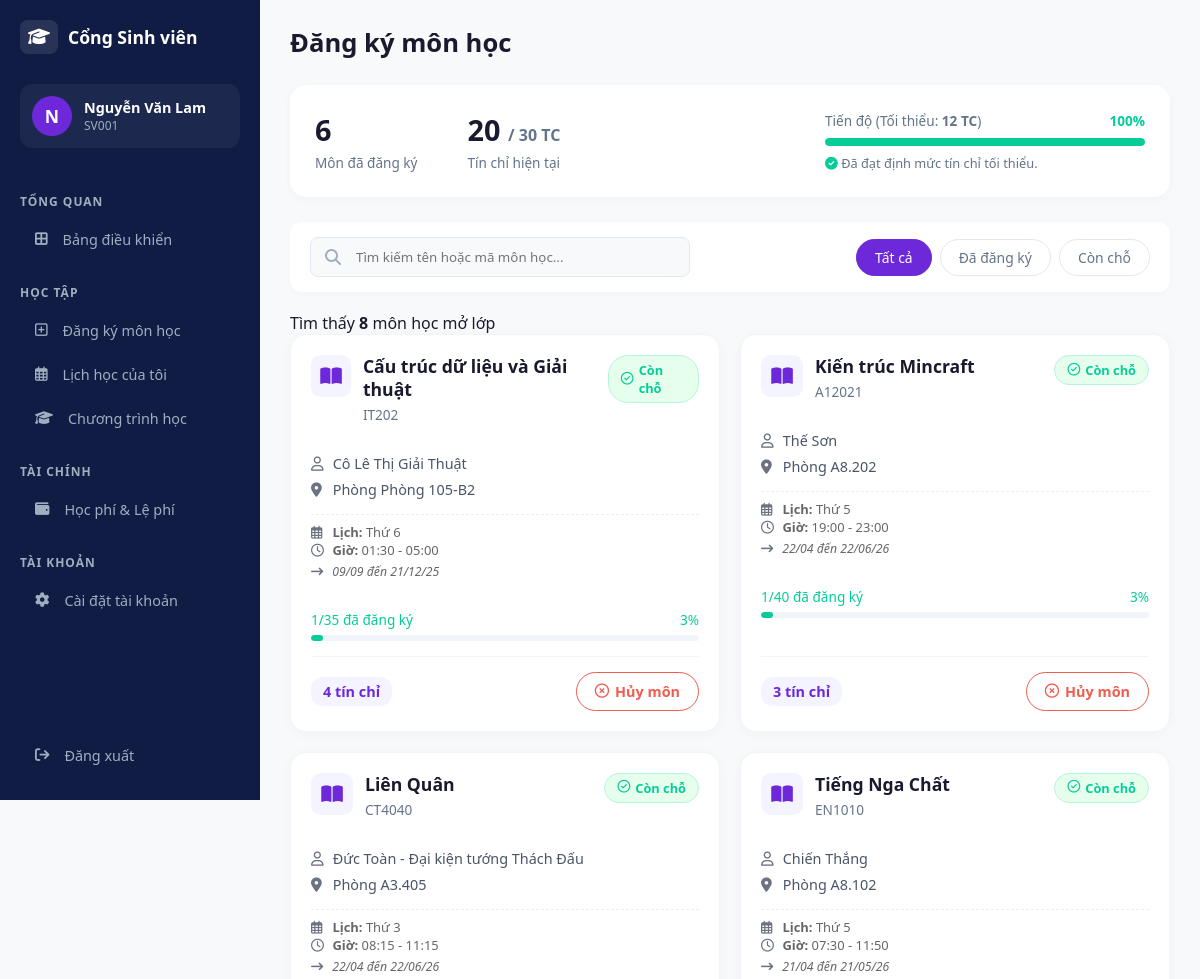
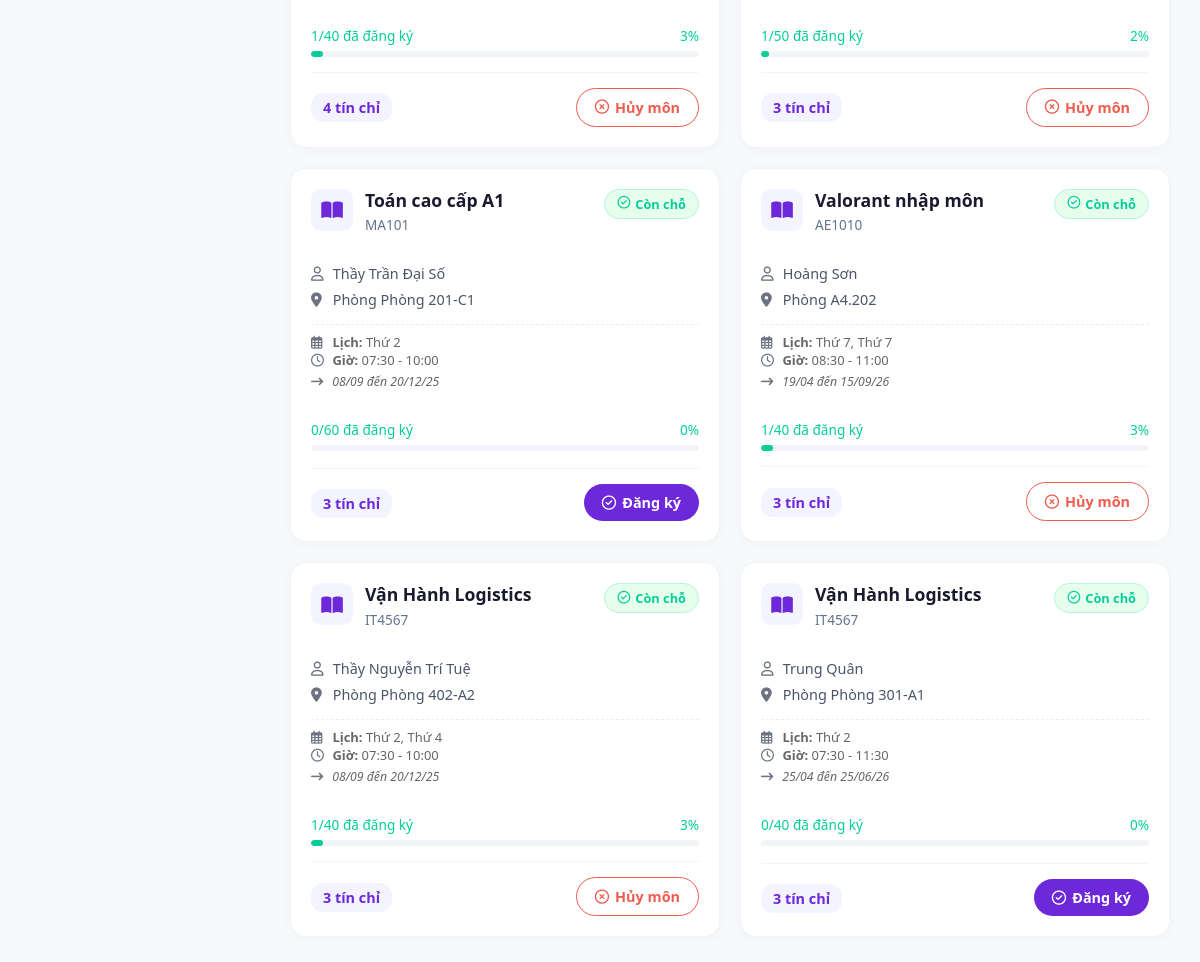
The page /Index.php?action=student_course_registration (signed in) on the database its author committed (2 pictures, top to bottom).
### tables this page shows
CREATE TABLE `sinh_vien` (
  `id` INT(11) NOT NULL AUTO_INCREMENT,
  `id_tai_khoan` INT(11) NOT NULL,
  `ma_sinh_vien` VARCHAR(20) NOT NULL,
  `ho_ten` VARCHAR(100) NOT NULL,
  `ngay_sinh` DATE DEFAULT NULL,
  `gioi_tinh` ENUM('Nam', 'Nữ', 'Khác') DEFAULT NULL,
  `so_dien_thoai` VARCHAR(15) DEFAULT NULL,
  `dia_chi` VARCHAR(255) DEFAULT NULL,
  PRIMARY KEY (`id`)
);

CREATE TABLE `ky_hoc` (
  `id_ky_hoc` INT(11) NOT NULL AUTO_INCREMENT,
  `ten_ky_hoc` VARCHAR(50) NOT NULL,
  `thoi_gian_bat_dau` DATETIME NOT NULL,
  `thoi_gian_ket_thuc` DATETIME NOT NULL,
  `tin_chi_toi_thieu` INT(11) DEFAULT 10,
  `tin_chi_toi_da` INT(11) DEFAULT 25,
  `trang_thai_dang_ky` VARCHAR(10) NOT NULL,
  PRIMARY KEY (`id_ky_hoc`)
);

CREATE TABLE `lop_hoc` (
  `id_lop_hoc` INT(11) NOT NULL AUTO_INCREMENT,
  `ma_lop_hoc` VARCHAR(100) DEFAULT NULL,
  `id_mon_hoc` INT(11) NOT NULL,
  `id_ky_hoc` INT(11) NOT NULL,
  `ten_giang_vien` VARCHAR(100) DEFAULT NULL,
  `phong_hoc` VARCHAR(50) DEFAULT NULL,
  `si_so_toi_da` INT(11) NOT NULL,
  `si_so_da_dang_ky` INT(11) DEFAULT 0,
  PRIMARY KEY (`id_lop_hoc`)
);

CREATE TABLE `mon_hoc` (
  `id_mon_hoc` INT(11) NOT NULL AUTO_INCREMENT,
  `ma_mon_hoc` VARCHAR(20) NOT NULL,
  `ten_mon_hoc` VARCHAR(100) NOT NULL,
  `so_tin_chi` INT(11) NOT NULL,
  `chuong_trinh_hoc` VARCHAR(100) NOT NULL,
  PRIMARY KEY (`id_mon_hoc`)
);

### Controller/CourseRegistrationController.php (called while the page is built, shortened)
<?php
require_once 'Models/StudentModel.php';
require_once 'Models/SemesterModel.php';
class CourseRegistrationController {
    private $studentModel;
    private $semesterModel;
    public function __construct() {
        $this->studentModel  = new StudentModel();
        $this->semesterModel = new SemesterModel();
    }
    private function checkAccess() {
        return $_SESSION['user_id'];
    }
    public function showRegistrationPage() {
    $userId = $this->checkAccess();
    $studentProfile = $this->studentModel->getStudentProfileByUserId($userId);
    $studentId = $studentProfile['id'];
    $currentSemester = $this->semesterModel->getOpeningSemester();
    $classes = $this->studentModel->getClassesForRegistration($studentId);
    $minCredits = (int)($currentSemester['tin_chi_toi_thieu'] ?? 12);
    $maxCredits = (int)($currentSemester['tin_chi_toi_da'] ?? 30);
    require_once 'Views/StudentCourseRegistration.php';
}
}

### Models/StudentModel.php (called while the page is built, shortened)
<?php
class StudentModel extends Database {
    public function getStudentProfileByUserId($userId) {
        $conn = $this->getConnection();
        if($conn) {
            $query = "SELECT sv.*, tk.email, tk.mat_khau
                      FROM sinh_vien sv
                      JOIN tai_khoan tk ON sv.id_tai_khoan = tk.id
                      WHERE tk.id = :user_id";
            $stmt = $conn->prepare($query);
            $stmt->bindParam(':user_id', $userId);
            $stmt->execute();
            return $stmt->fetch(PDO::FETCH_ASSOC);
        }
        return false;
    }
 public function getClassesForRegistration($studentId, $programFilter = null) {
    $conn = $this->getConnection();
    $stmtSem = $conn->prepare("SELECT id_ky_hoc FROM ky_hoc WHERE trang_thai_dang_ky = 'Đang mở' LIMIT 1");
    $stmtSem->execute();
    $current = $stmtSem->fetch(PDO::FETCH_ASSOC);
    $sql = "SELECT
            lh.id_lop_hoc AS id_lop,
            lh.ma_lop_hoc,
            lh.ten_giang_vien,
            lh.phong_hoc,
            lh.si_so_toi_da,
            lh.si_so_da_dang_ky,
            mh.ma_mon_hoc,
            mh.ten_mon_hoc,
            mh.so_tin_chi,
            GROUP_CONCAT(lic.thu ORDER BY lic.thu SEPARATOR ', ') as cac_thu,
            MIN(lic.gio_vao_hoc) as gio_bat_dau,
            MAX(lic.gio_ra_ve) as gio_ket_thuc,
            MIN(lic.ngay_bat_dau) as ngay_mo_dau,
            MAX(lic.ngay_ket_thuc) as ngay_be_mac,
            -- SỬA Ở ĐÂY: Ép kiểu rõ ràng và dùng COALESCE
            COALESCE(
                (SELECT trang_thai
                 FROM dang_ky_hoc
                 WHERE id_lop_hoc = lh.id_lop_hoc
                   AND id_sinh_vien = :student_id
                 LIMIT 1),
                'Chua_dang_ky'
            ) AS trang_thai_dang_ky
        FROM lop_hoc lh
        JOIN mon_hoc mh ON lh.id_mon_hoc = mh.id_mon_hoc
        LEFT JOIN lich_hoc lic ON lh.id_lop_hoc = lic.id_lop_hoc
        WHERE 1=1";
    $params = [':student_id' => $studentId];
    $sql .= " GROUP BY lh.id_lop_hoc ORDER BY mh.ten_mon_hoc ASC";
    $stmt = $conn->prepare($sql);
    $stmt->execute($params);
    return $stmt->fetchAll(PDO::FETCH_ASSOC);
}
}
?>

### Models/SemesterModel.php (called while the page is built, shortened)
<?php
class SemesterModel extends Database {
    public function getOpeningSemester() {
        $conn = $this->getConnection();
        $sql = "SELECT * FROM ky_hoc
                WHERE trang_thai_dang_ky = 'Đang mở'
                LIMIT 1";
        $stmt = $conn->prepare($sql);
        $stmt->execute();
        return $stmt->fetch(PDO::FETCH_ASSOC);
    }
}

### Views/StudentCourseRegistration.php (the view, shortened to what this page needs)
<!DOCTYPE html>
<html lang="vi">
<head>
    <link rel="stylesheet" href="https://cdnjs.cloudflare.com/ajax/libs/font-awesome/6.4.0/css/all.min.css">
</head>
<body>
    <div class="sidebar">
        <div class="logo">
            <i class="fa-solid fa-graduation-cap"></i>
            <span>Cổng Sinh viên</span>
        </div>
        <div class="student-profile-mini">
            <div class="avatar-mini"><?php echo substr(htmlspecialchars($studentProfile['ho_ten']), 0, 1); ?></div>
            <div class="info-mini">
                <h4><?php echo htmlspecialchars($studentProfile['ho_ten']); ?></h4>
                <p><?php echo htmlspecialchars($studentProfile['ma_sinh_vien']); ?></p>
            </div>
        </div>
        <div class="menu-section">Tổng quan</div>
        <a href="Index.php?action=student_dashboard" class="menu-item">
            <i class="fa-solid fa-border-all"></i> Bảng điều khiển
        </a>
        <div class="menu-section">Học tập</div>
        <a href="Index.php?action=student_course_registration" class="menu-item ">
            <i class="fa-regular fa-square-plus"></i> Đăng ký môn học
        </a>
        <a href="Index.php?action=student_schedule" class="menu-item">
            <i class="fa-regular fa-calendar-days"></i> Lịch học của tôi
        </a>
        <a href="Index.php?action=student_study_program" class="menu-item">
            <i class="fa-solid fa-graduation-cap"></i> Chương trình học
        </a>
        <div class="menu-section">Tài chính</div>
        <a href="Index.php?action=student_tuition" class="menu-item">
            <i class="fa-solid fa-wallet"></i> Học phí & Lệ phí
        </a>
        <div class="menu-section">Tài khoản</div>
        <a href="Index.php?action=student_settings" class="menu-item">
            <i class="fa-solid fa-gear"></i> Cài đặt tài khoản
        </a>
        <a href="Index.php?action=logout" class="sign-out">
            <i class="fa-solid fa-arrow-right-from-bracket"></i> Đăng xuất
        </a>
    </div>
    <div class="main-content">
        <?php
            $registeredCount = 0;
            $totalCredits = 0;
            $seen = [];
            foreach ($classes as $class) {
                if ($class['trang_thai_dang_ky'] === 'Thành công' && !in_array($class['id_lop'], $seen)) {
                    $seen[] = $class['id_lop'];
                    $registeredCount++;
                    $totalCredits += (int)$class['so_tin_chi'];
                }
            }
            $progressPercent = $minCredits > 0 ? min(round(($totalCredits / $minCredits) * 100), 100) : 0;
        ?>
        <div class="header">
            <h1>Đăng ký môn học</h1>
        </div>
        <div class="stats-panel">
            <div class="stats-left">
                <div class="stat-item">
                    <h2><?= $registeredCount ?></h2>
                    <p>Môn đã đăng ký</p>
                </div>
                <div class="stat-item">
                    <h2>
                        <?= $totalCredits ?>
                        <span style="font-size: 1rem; color: #64748b;">/ <?= $maxCredits ?> TC</span>
                    </h2>
                    <p>Tín chỉ hiện tại</p>
                </div>
            </div>
            <div class="progress-container">
                <div class="progress-header">
                    <span>Tiến độ (Tối thiểu: <b><?= $minCredits ?> TC</b>)</span>
                    <span style="font-weight: bold; color: <?= $totalCredits >= $minCredits ? '#05cd99' : '#6d28d9' ?>;">
                        <?= $progressPercent ?>%
                    </span>
                </div>
                <div class="progress-bar">
                    <div class="progress-fill" style="width: <?= $progressPercent ?>%; background: <?= $totalCredits >= $minCredits ? '#05cd99' : '#6d28d9' ?>;"></div>
                </div>
                <p style="font-size: 0.8rem; margin-top: 8px; color: #64748b;">
                    <?php if ($totalCredits < $minCredits): ?>
                        <i class="fa-solid fa-circle-exclamation" style="color:#ffb300"></i>
                        Còn thiếu <?= $minCredits - $totalCredits ?> tín chỉ để đạt mức tối thiểu.
                    <?php else: ?>
                        <i class="fa-solid fa-circle-check" style="color:#05cd99"></i>
                        Đã đạt định mức tín chỉ tối thiểu.
                    <?php endif; ?>
                </p>
            </div>
        </div>
        <div class="toolbar">
            <div class="search-box">
                <i class="fa-solid fa-magnifying-glass"></i>
                <input type="text" id="searchInput" placeholder="Tìm kiếm tên hoặc mã môn học..." onkeyup="filterCourses()">
            </div>
            <div class="tab-group">
                <button class="tab-btn active" onclick="filterByTab(this, 'all')">Tất cả</button>
                <button class="tab-btn" onclick="filterByTab(this, 'registered')">Đã đăng ký</button>
                <button class="tab-btn" onclick="filterByTab(this, 'available')">Còn chỗ</button>
            </div>
        </div>
        <div class="list-header">
            <span>Tìm thấy <strong id="resultCount"><?= count($classes) ?></strong> môn học mở lớp</span>
        </div>
        <div class="course-grid" id="courseGrid">
            <?php foreach ($classes as $class):
    $percent = $class['si_so_toi_da'] > 0
        ? round(($class['si_so_da_dang_ky'] / $class['si_so_toi_da']) * 100)
        : 0;
    $isRegistered = ($class['trang_thai_dang_ky'] === 'Thành công' || $class['trang_thai_dang_ky'] === 1 || $class['trang_thai_dang_ky'] == '1');
    $isFull = ($percent >= 100);
    $barColor = $isFull ? '#ee5d50' : ($percent >= 80 ? '#ffb300' : '#05cd99');
    $statusHTML = $isFull
        ? '<span class="status-badge status-full"><i class="fa-regular fa-circle-xmark"></i> Đã đầy</span>'
        : '<span class="status-badge status-available"><i class="fa-regular fa-circle-check"></i> Còn chỗ</span>';
?>
    <div class="course-card" data-registered="<?= $isRegistered ? '1' : '0' ?>" data-full="<?= $isFull ? '1' : '0' ?>">
        <div class="card-top">
            <div class="card-icon-title">
                <div class="icon-box"><i class="fa-solid fa-book-open"></i></div>
                <div class="title-box">
                    <h3><?= htmlspecialchars($class['ten_mon_hoc']) ?></h3>
                    <p><?= htmlspecialchars($class['ma_mon_hoc']) ?></p>
                </div>
            </div>
            <?= $statusHTML ?>
        </div>
        <div class="card-details">
            <div><i class="fa-regular fa-user"></i> <?= htmlspecialchars($class['ten_giang_vien']) ?></div>
            <div><i class="fa-solid fa-location-dot"></i> Phòng <?= htmlspecialchars($class['phong_hoc']) ?></div>
            <?php if (!empty($class['cac_thu'])): ?>
                <div class="schedule-info" style="margin-top: 8px; padding-top: 8px; border-top: 1px dashed #eee;">
                    <div style="color: #666; font-size: 0.9em;">
                        <i class="fa-regular fa-calendar-days"></i>
                        <strong>Lịch:</strong> <?= htmlspecialchars($class['cac_thu']) ?>
                    </div>
                    <div style="color: #666; font-size: 0.9em;">
                        <i class="fa-regular fa-clock"></i>
                        <strong>Giờ:</strong> <?= date('H:i', strtotime($class['gio_bat_dau'])) ?> - <?= date('H:i', strtotime($class['gio_ket_thuc'])) ?>
                    </div>
                    <div style="color: #666; font-size: 0.85em; font-style: italic; margin-top: 4px;">
                        <i class="fa-solid fa-arrow-right-long"></i>
                        <?= date('d/m', strtotime($class['ngay_mo_dau'])) ?> đến <?= date('d/m/y', strtotime($class['ngay_be_mac'])) ?>
                    </div>
                </div>
            <?php else: ?>
                <div style="color: #999; font-size: 0.85em; font-style: italic; margin-top: 5px;">
                    <i class="fa-solid fa-circle-info"></i> Chưa có lịch học cụ thể
                </div>
            <?php endif; ?>
        </div>
        <div class="enroll-stats">
            <div class="enroll-text">
                <span style="color: <?= $barColor ?>"><?= $class['si_so_da_dang_ky'] ?>/<?= $class['si_so_toi_da'] ?> đã đăng ký</span>
                <span style="color: <?= $barColor ?>"><?= $percent ?>%</span>
            </div>
            <div class="enroll-bar-bg">
                <div class="enroll-bar-fill" style="width: <?= min($percent, 100) ?>%; background: <?= $barColor ?>;"></div>
            </div>
        </div>
        <div class="card-footer">
            <div class="credits-dept">
                <span class="credit-tag"><?= $class['so_tin_chi'] ?> tín chỉ</span>
            </div>
            <?php if ($isRegistered): ?>
                <a href="Index.php?action=cancel_course&id_lop=<?= $class['id_lop'] ?>"
                   class="btn-action btn-drop"
                   onclick="return confirm('Xác nhận hủy đăng ký môn này?')">
                    <i class="fa-regular fa-circle-xmark"></i> Hủy môn
                </a>
            <?php elseif ($totalCredits >= $maxCredits): ?>
                <button class="btn-action btn-disabled" title="Đã đạt giới hạn tín chỉ tối đa">
                    <i class="fa-solid fa-ban"></i> Đã đủ TC
                </button>
            <?php elseif ($isFull): ?>
                <button class="btn-action btn-disabled">
                    <i class="fa-solid fa-lock"></i> Đã đầy
                </button>
            <?php else: ?>
                <a href="Index.php?action=register_course&id_lop=<?= $class['id_lop'] ?>"
                   class="btn-action btn-register">
                    <i class="fa-regular fa-circle-check"></i> Đăng ký
                </a>
            <?php endif; ?>
        </div>
    </div>
<?php endforeach; ?>
        </div>
    </div>
</body>
</html>

### index.php (shortened to what this page needs)
<?php
require_once 'Controller/CourseRegistrationController.php';
$action = $_GET['action'] ?? 'login';
$courseRegController     = new CourseRegistrationController();
switch ($action) {
    case 'student_course_registration':
        $courseRegController->showRegistrationPage();
        break;
}
?>

### rows shown on the page
sinh_vien: ho_ten "N", ho_ten "Nguyễn Văn Lam", ma_sinh_vien "SV001"
ky_hoc: tin_chi_toi_da "30", tin_chi_toi_thieu "12", tin_chi_toi_thieu "100"
lop_hoc: id_mon_hoc.ten_mon_hoc "Cấu trúc dữ liệu và Giải thuật", id_mon_hoc.ma_mon_hoc "IT202", shows "Còn chỗ", ten_giang_vien "Cô Lê Thị Giải Thuật", phong_hoc "Phòng 105-B2", cac_thu "Thứ 6", gio_bat_dau "01:30", gio_ket_thuc "05:00", ngay_mo_dau "09/09", ngay_be_mac "21/12/25", si_so_da_dang_ky "1", si_so_toi_da "35", percent "3", id_mon_hoc.so_tin_chi "4"
lop_hoc: id_mon_hoc.ten_mon_hoc "Kiến trúc Mincraft", id_mon_hoc.ma_mon_hoc "A12021", shows "Còn chỗ", ten_giang_vien "Thế Sơn", phong_hoc "A8.202", cac_thu "Thứ 5", gio_bat_dau "19:00", gio_ket_thuc "23:00", ngay_mo_dau "22/04", ngay_be_mac "22/06/26", si_so_da_dang_ky "1", si_so_toi_da "40", percent "3", id_mon_hoc.so_tin_chi "3"
lop_hoc: id_mon_hoc.ten_mon_hoc "Liên Quân", id_mon_hoc.ma_mon_hoc "CT4040", shows "Còn chỗ", ten_giang_vien "Đức Toàn - Đại kiện tướng Thách Đấu", phong_hoc "A3.405", cac_thu "Thứ 3", gio_bat_dau "08:15", gio_ket_thuc "11:15", ngay_mo_dau "22/04", ngay_be_mac "22/06/26", si_so_da_dang_ky "1", si_so_toi_da "40", percent "3", id_mon_hoc.so_tin_chi "4"
lop_hoc: id_mon_hoc.ten_mon_hoc "Tiếng Nga Chất", id_mon_hoc.ma_mon_hoc "EN1010", shows "Còn chỗ", ten_giang_vien "Chiến Thắng", phong_hoc "A8.102", cac_thu "Thứ 5", gio_bat_dau "07:30", gio_ket_thuc "11:50", ngay_mo_dau "21/04", ngay_be_mac "21/05/26", si_so_da_dang_ky "1", si_so_toi_da "50", percent "2", id_mon_hoc.so_tin_chi "3"
lop_hoc: id_mon_hoc.ten_mon_hoc "Toán cao cấp A1", id_mon_hoc.ma_mon_hoc "MA101", shows "Còn chỗ", ten_giang_vien "Thầy Trần Đại Số", phong_hoc "Phòng 201-C1", cac_thu "Thứ 2", gio_bat_dau "07:30", gio_ket_thuc "10:00", ngay_mo_dau "08/09", ngay_be_mac "20/12/25", si_so_da_dang_ky "0", si_so_toi_da "60", id_mon_hoc.so_tin_chi "3"
lop_hoc: id_mon_hoc.ten_mon_hoc "Valorant nhập môn", id_mon_hoc.ma_mon_hoc "AE1010", shows "Còn chỗ", ten_giang_vien "Hoàng Sơn", phong_hoc "A4.202", cac_thu "Thứ 7, Thứ 7", gio_bat_dau "08:30", gio_ket_thuc "11:00", ngay_mo_dau "19/04", ngay_be_mac "15/09/26", si_so_da_dang_ky "1", si_so_toi_da "40", percent "3", id_mon_hoc.so_tin_chi "3"
lop_hoc: id_mon_hoc.ten_mon_hoc "Vận Hành Logistics", id_mon_hoc.ma_mon_hoc "IT4567", shows "Còn chỗ", ten_giang_vien "Thầy Nguyễn Trí Tuệ", phong_hoc "Phòng 402-A2", cac_thu "Thứ 2, Thứ 4", gio_bat_dau "07:30", gio_ket_thuc "10:00", ngay_mo_dau "08/09", ngay_be_mac "20/12/25", si_so_da_dang_ky "1", si_so_toi_da "40", percent "3", id_mon_hoc.so_tin_chi "3"
lop_hoc: id_mon_hoc.ten_mon_hoc "Vận Hành Logistics", id_mon_hoc.ma_mon_hoc "IT4567", shows "Còn chỗ", ten_giang_vien "Trung Quân", phong_hoc "Phòng 301-A1", cac_thu "Thứ 2", gio_bat_dau "07:30", gio_ket_thuc "11:30", ngay_mo_dau "25/04", ngay_be_mac "25/06/26", si_so_da_dang_ky "0", si_so_toi_da "40", id_mon_hoc.so_tin_chi "3"

### other values the page prints
$registeredCount "6"
$totalCredits "20"
count($classes) "8"
